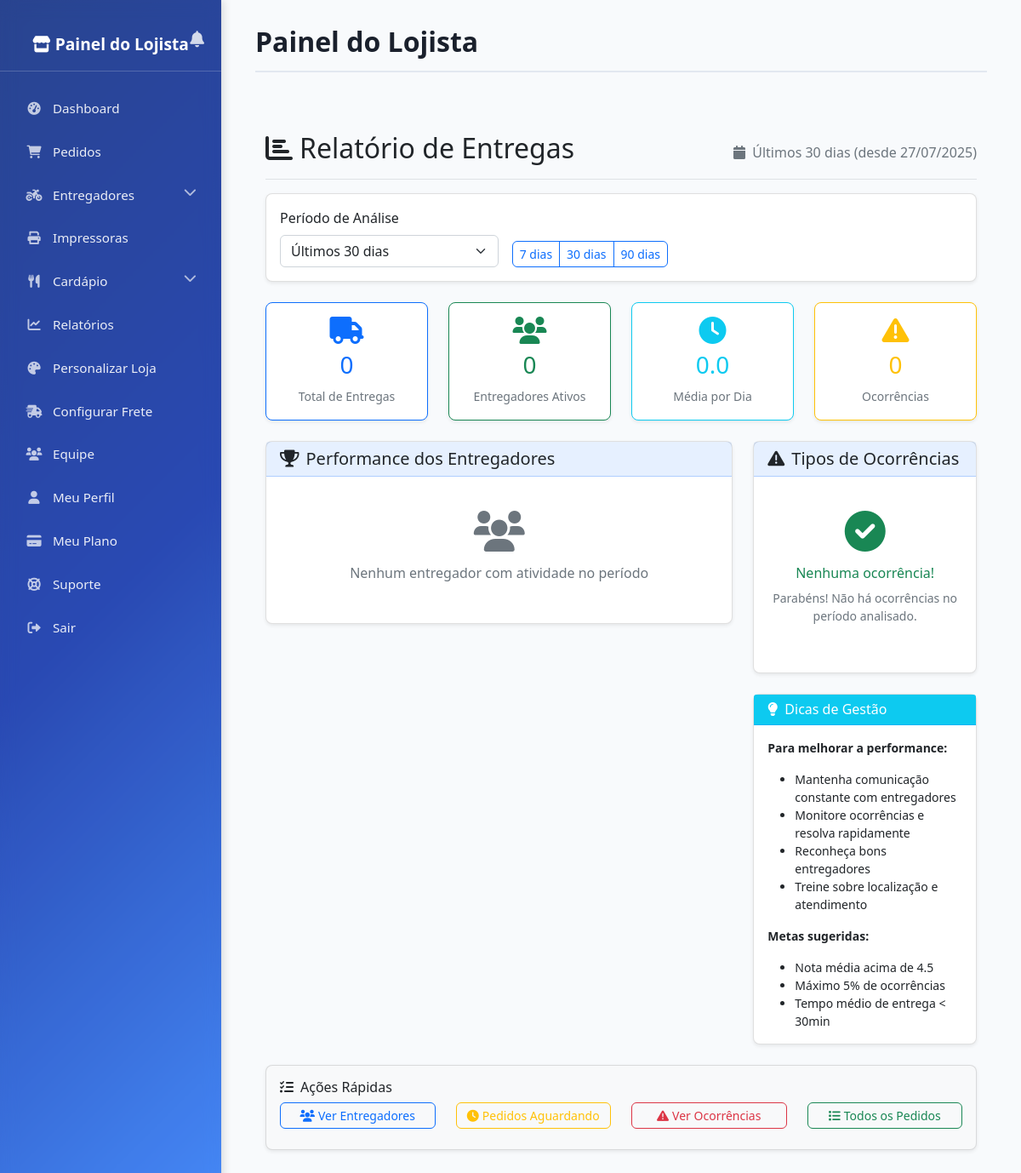
The app's page /admin-loja/entregadores/relatorio/ (signed in), older data.
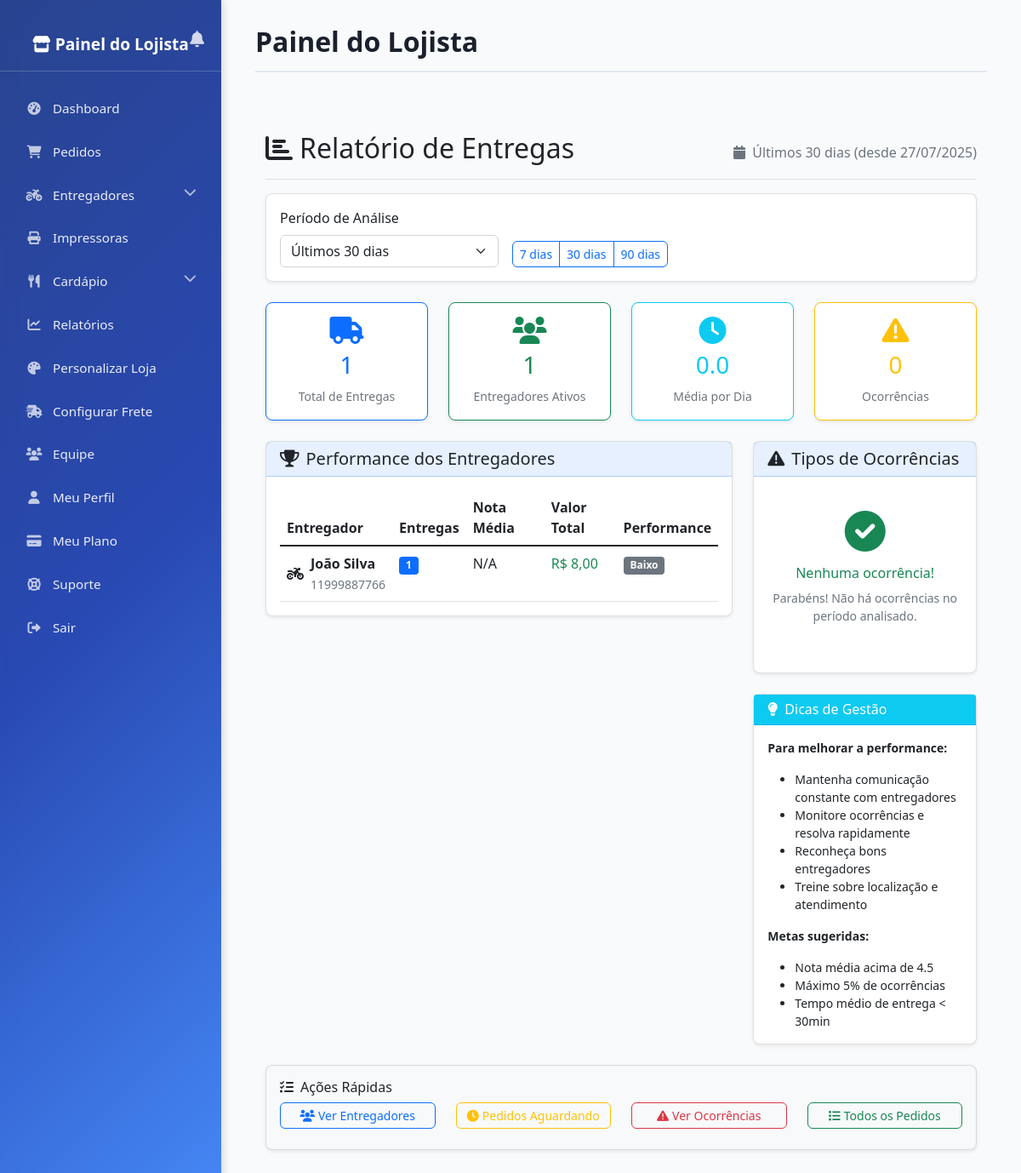
The same page, newer data.
### core/models.py (models this page shows, shortened)
class Entregador(models.Model):
    usuario = models.OneToOneField(Usuario, on_delete=models.CASCADE)
    nome = models.CharField(max_length=100)
    telefone = models.CharField(max_length=20)
    cnh = models.CharField(max_length=20, blank=True, help_text="Número da CNH")
    veiculo = models.CharField(max_length=50, blank=True, help_text="Ex: Moto Honda CG 160")
    dados_bancarios = models.CharField(max_length=100, blank=True, help_text="Dados para pagamento")
    disponivel = models.BooleanField(default=True, help_text="Disponível para receber pedidos")
    em_pausa = models.BooleanField(default=False, help_text="Em pausa temporária")
    nota_media = models.FloatField(default=0, help_text="Média das avaliações")
    total_avaliacoes = models.PositiveIntegerField(default=0)
    total_entregas = models.PositiveIntegerField(default=0)
    created_at = models.DateTimeField(auto_now_add=True)
    updated_at = models.DateTimeField(auto_now=True)
    class Meta:
        db_table = 'entregadores'
        verbose_name = 'Entregador'
        verbose_name_plural = 'Entregadores'

### admin_loja/views_entregadores.py (the view)
# urls.py: path('entregadores/relatorio/', views_entregadores.relatorio_entregas, name='relatorio_entregas'),
@admin_loja_required
def relatorio_entregas(request):
    from datetime import datetime, timedelta
    from django.utils import timezone
    from django.db.models import Count, Avg, Sum
    dias = int(request.GET.get('dias', 30))
    data_inicio = timezone.now() - timedelta(days=dias)
    total_entregas = Pedido.objects.filter(
        status='entregue',
        data_entrega__gte=data_inicio,
        entregador__isnull=False
    ).count()
    entregadores_stats = Entregador.objects.filter(
        pedidos_entrega__status='entregue',
        pedidos_entrega__data_entrega__gte=data_inicio
    ).annotate(
        entregas_periodo=Count('pedidos_entrega'),
        nota_media_periodo=Avg('avaliacoes__nota'),
        valor_total_entregas=Sum('pedidos_entrega__valor_entrega')
    ).order_by('-entregas_periodo')
    ocorrencias_stats = OcorrenciaEntrega.objects.filter(
        data__gte=data_inicio
    ).values('tipo').annotate(
        total=Count('tipo')
    ).order_by('-total')
    context = {
        'dias': dias,
        'data_inicio': data_inicio,
        'total_entregas': total_entregas,
        'entregadores_stats': entregadores_stats,
        'ocorrencias_stats': ocorrencias_stats,
        'total_entregadores': entregadores_stats.count(),
    }
    return render(request, 'admin_loja/entregadores_relatorio.html', context)

### admin_loja/context_processors.py (called while the page is built)
def painel_permissoes(request):
    user = request.user
    if not user.is_authenticated:
        return {
            'is_lojista': False,
            'is_gerente': False,
            'is_atendente': False,
        }
    is_lojista = getattr(user, 'tipo_usuario', None) == 'lojista'
    is_gerente = getattr(user, 'tipo_usuario', None) == 'gerente'
    is_atendente = user.groups.filter(name='Atendente').exists()
    return {
        'is_lojista': is_lojista,
        'is_gerente': is_gerente,
        'is_atendente': is_atendente,
    }

### admin_loja/utils.py (called while the page is built)
def painel_loja_required(view_func):
    def check_user(user):
        return (
            getattr(user, 'tipo_usuario', None) in ['lojista', 'gerente']
            or user.groups.filter(name='Atendente').exists()
        )
    return user_passes_test(check_user, login_url='login')(view_func)

### admin_loja/templates/admin_loja/entregadores_relatorio.html (shortened to what the changed rows need)
{% extends 'admin_loja/base_admin_loja.html' %}
{% block content %}
<div class="container-fluid py-4">
    <div class="d-flex justify-content-between flex-wrap flex-md-nowrap align-items-center pt-3 pb-2 mb-3 border-bottom">
        <h1 class="h2">
            <i class="fas fa-chart-bar me-2"></i>Relatório de Entregas
        </h1>
    </div>
    <div class="row mb-4">
        <div class="col-md-3">
            <div class="card text-center border-primary">
                <div class="card-body">
                    <i class="fas fa-truck text-primary fa-2x mb-2"></i>
                    <h3 class="text-primary">{{ total_entregas }}</h3>
                    <small class="text-muted">Total de Entregas</small>
                </div>
            </div>
        </div>
        <div class="col-md-3">
            <div class="card text-center border-success">
                <div class="card-body">
                    <i class="fas fa-users text-success fa-2x mb-2"></i>
                    <h3 class="text-success">{{ total_entregadores }}</h3>
                    <small class="text-muted">Entregadores Ativos</small>
                </div>
            </div>
        </div>
    </div>
    <div class="row">
        <div class="col-md-8">
            <div class="card">
                <div class="card-body">
                    {% if entregadores_stats %}
                        <div class="table-responsive">
                            <table class="table table-hover">
                                <thead>
                                    <tr>
                                        <th>Entregador</th>
                                        <th>Entregas</th>
                                        <th>Nota Média</th>
                                        <th>Valor Total</th>
                                        <th>Performance</th>
                                    </tr>
                                </thead>
                                <tbody>
                                    {% for entregador in entregadores_stats %}
                                    <tr>
                                        <td>
                                            <div class="d-flex align-items-center">
                                                <i class="fas fa-motorcycle me-2"></i>
                                                <div>
                                                    <strong>{{ entregador.nome }}</strong>
                                                    <br><small class="text-muted">{{ entregador.telefone }}</small>
                                                </div>
                                            </div>
                                        </td>
                                        <td>
                                            <span class="badge bg-primary">{{ entregador.entregas_periodo|default:0 }}</span>
                                        </td>
                                        <td>
                                            <div class="d-flex align-items-center">
                                                <span class="me-2">{{ entregador.nota_media_periodo|floatformat:1|default:"N/A" }}</span>
                                            </div>
                                        </td>
                                        <td class="text-success">R$ {{ entregador.valor_total_entregas|floatformat:2|default:"0,00" }}</td>
                                        <td>
                                            {% if entregador.entregas_periodo >= 20 %}
                                                <span class="badge bg-success">Excelente</span>
                                            {% elif entregador.entregas_periodo >= 10 %}
                                                <span class="badge bg-info">Bom</span>
                                            {% elif entregador.entregas_periodo >= 5 %}
                                                <span class="badge bg-warning">Regular</span>
                                            {% else %}
                                                <span class="badge bg-secondary">Baixo</span>
                                            {% endif %}
                                        </td>
                                    </tr>
                                    {% endfor %}
                                </tbody>
                            </table>
                        </div>
                    {% else %}
                        <div class="text-center py-4">
                            <i class="fas fa-users fa-3x text-muted mb-3"></i>
                            <h6 class="text-muted">Nenhum entregador com atividade no período</h6>
                        </div>
                    {% endif %}
                </div>
            </div>
        </div>
    </div>
</div>
{% endblock %}

Row changes from the older to the newer data that the page shows:
added Entregador: nome "João Silva", telefone "11999887766", entregas_periodo "1", nota_media_periodo "N/A", valor_total_entregas "8,00", shows "Baixo"
Text that changed along with them:
{{ total_entregas }}: "0" → "1"
{{ total_entregadores }}: "0" → "1"
text no longer shown: "Nenhum entregador com atividade no período"
text now shown: "Entregador Entregas Nota Média Valor Total Performance"
